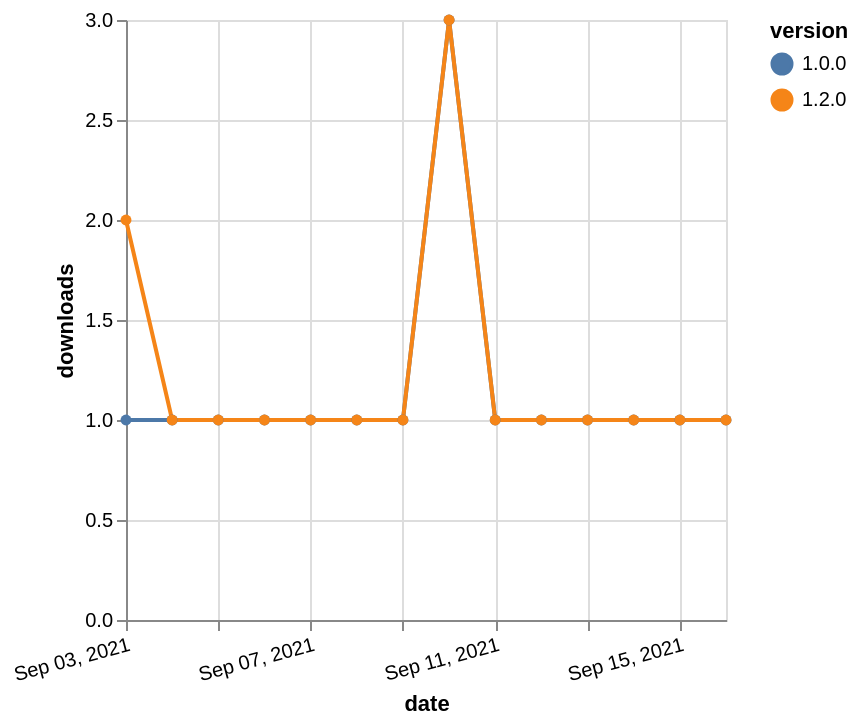

The Vega-Lite source for this figure:
### Vega-Lite specification from a JSON file in a GitHub repository (floating-point values rounded to 4 significant figures)
{"$schema": "https://vega.github.io/schema/vega-lite/v5.json", "description": "A simple bar chart with embedded data.", "data": {"values": [{"date": "2021-09-03", "total": 177, "delta": 1, "version": "1.0.0"}, {"date": "2021-09-04", "total": 178, "delta": 1, "version": "1.0.0"}, {"date": "2021-09-05", "total": 179, "delta": 1, "version": "1.0.0"}, {"date": "2021-09-06", "total": 180, "delta": 1, "version": "1.0.0"}, {"date": "2021-09-07", "total": 181, "delta": 1, "version": "1.0.0"}, {"date": "2021-09-08", "total": 182, "delta": 1, "version": "1.0.0"}, {"date": "2021-09-09", "total": 183, "delta": 1, "version": "1.0.0"}, {"date": "2021-09-10", "total": 186, "delta": 3, "version": "1.0.0"}, {"date": "2021-09-11", "total": 187, "delta": 1, "version": "1.0.0"}, {"date": "2021-09-12", "total": 188, "delta": 1, "version": "1.0.0"}, {"date": "2021-09-13", "total": 189, "delta": 1, "version": "1.0.0"}, {"date": "2021-09-14", "total": 190, "delta": 1, "version": "1.0.0"}, {"date": "2021-09-15", "total": 191, "delta": 1, "version": "1.0.0"}, {"date": "2021-09-16", "total": 192, "delta": 1, "version": "1.0.0"}, {"date": "2021-09-03", "total": 128, "delta": 2, "version": "1.2.0"}, {"date": "2021-09-04", "total": 129, "delta": 1, "version": "1.2.0"}, {"date": "2021-09-05", "total": 130, "delta": 1, "version": "1.2.0"}, {"date": "2021-09-06", "total": 131, "delta": 1, "version": "1.2.0"}, {"date": "2021-09-07", "total": 132, "delta": 1, "version": "1.2.0"}, {"date": "2021-09-08", "total": 133, "delta": 1, "version": "1.2.0"}, {"date": "2021-09-09", "total": 134, "delta": 1, "version": "1.2.0"}, {"date": "2021-09-10", "total": 137, "delta": 3, "version": "1.2.0"}, {"date": "2021-09-11", "total": 138, "delta": 1, "version": "1.2.0"}, {"date": "2021-09-12", "total": 139, "delta": 1, "version": "1.2.0"}, {"date": "2021-09-13", "total": 140, "delta": 1, "version": "1.2.0"}, {"date": "2021-09-14", "total": 141, "delta": 1, "version": "1.2.0"}, {"date": "2021-09-15", "total": 142, "delta": 1, "version": "1.2.0"}, {"date": "2021-09-16", "total": 143, "delta": 1, "version": "1.2.0"}]}, "width": "container", "mark": {"type": "line", "point": {"filled": true}}, "encoding": {"x": {"field": "date", "type": "temporal", "timeUnit": "yearmonthdate", "title": "date", "axis": {"labelAngle": -15}}, "y": {"field": "delta", "type": "quantitative", "title": "downloads"}, "color": {"field": "version", "type": "nominal"}, "tooltip": {"field": "delta"}}}
